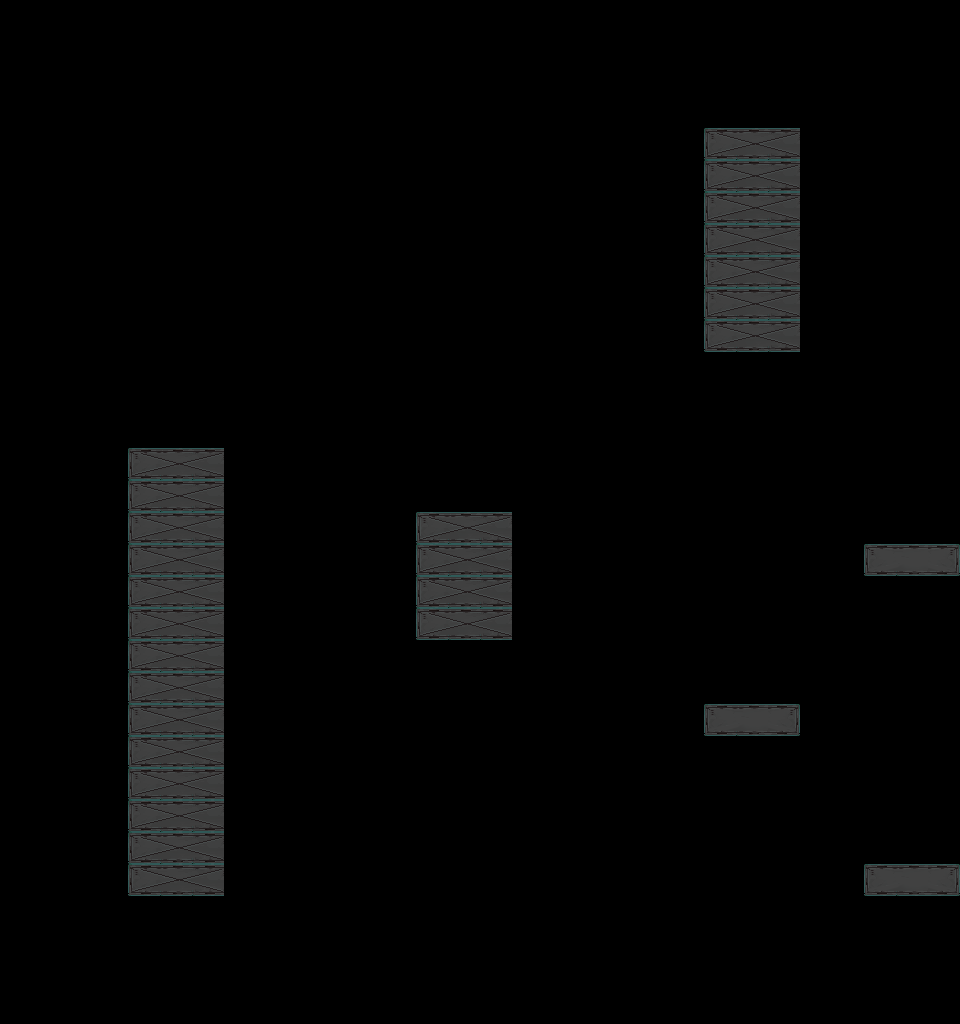

A level layout from a 2D game, rendered from its tile map. Below: a short description, then the map file with its tile-grid data intact:
An orthogonal 30x32 tile map with 32x32 px tiles, 1 tile layer (Platforms).

<map version="1.2" tiledversion="1.3.5" orientation="orthogonal" renderorder="right-down" width="30" height="32" tilewidth="32" tileheight="32" infinite="0" nextlayerid="2" nextobjectid="1">
 <editorsettings>
  <export target="tilemap03.json" format="json" />
 </editorsettings>
 <tileset firstgid="1" name="level_tileset_3" tilewidth="32" tileheight="32" tilecount="9" columns="3">
  <image source="../sprites/tiles.png" width="96" height="96" />
 </tileset>
 <layer id="1" name="Platforms" width="30" height="32">
  <data encoding="csv">
0,0,0,0,0,0,0,0,0,0,0,0,0,0,0,0,0,0,0,0,0,0,0,0,0,0,0,0,0,0,
0,0,0,0,0,0,0,0,0,0,0,0,0,0,0,0,0,0,0,0,0,0,0,0,0,0,0,0,0,0,
0,0,0,0,0,0,0,0,0,0,0,0,0,0,0,0,0,0,0,0,0,0,0,0,0,0,0,0,0,0,
0,0,0,0,0,0,0,0,0,0,0,0,0,0,0,0,0,0,0,0,0,0,0,0,0,0,0,0,0,0,
0,0,0,0,0,0,0,0,0,0,0,0,0,0,0,0,0,0,0,0,0,0,1,2,3,0,0,0,0,0,
0,0,0,0,0,0,0,0,0,0,0,0,0,0,0,0,0,0,0,0,0,0,1,2,3,0,0,0,0,0,
0,0,0,0,0,0,0,0,0,0,0,0,0,0,0,0,0,0,0,0,0,0,1,2,3,0,0,0,0,0,
0,0,0,0,0,0,0,0,0,0,0,0,0,0,0,0,0,0,0,0,0,0,1,2,3,0,0,0,0,0,
0,0,0,0,0,0,0,0,0,0,0,0,0,0,0,0,0,0,0,0,0,0,1,2,3,0,0,0,0,0,
0,0,0,0,0,0,0,0,0,0,0,0,0,0,0,0,0,0,0,0,0,0,1,2,3,0,0,0,0,0,
0,0,0,0,0,0,0,0,0,0,0,0,0,0,0,0,0,0,0,0,0,0,1,2,3,0,0,0,0,0,
0,0,0,0,0,0,0,0,0,0,0,0,0,0,0,0,0,0,0,0,0,0,0,0,0,0,0,0,0,0,
0,0,0,0,0,0,0,0,0,0,0,0,0,0,0,0,0,0,0,0,0,0,0,0,0,0,0,0,0,0,
0,0,0,0,0,0,0,0,0,0,0,0,0,0,0,0,0,0,0,0,0,0,0,0,0,0,0,0,0,0,
0,0,0,0,1,2,3,0,0,0,0,0,0,0,0,0,0,0,0,0,0,0,0,0,0,0,0,0,0,0,
0,0,0,0,1,2,3,0,0,0,0,0,0,0,0,0,0,0,0,0,0,0,0,0,0,0,0,0,0,0,
0,0,0,0,1,2,3,0,0,0,0,0,0,1,2,3,0,0,0,0,0,0,0,0,0,0,0,0,0,0,
0,0,0,0,1,2,3,0,0,0,0,0,0,1,2,3,0,0,0,0,0,0,0,0,0,0,0,4,5,6,
0,0,0,0,1,2,3,0,0,0,0,0,0,1,2,3,0,0,0,0,0,0,0,0,0,0,0,0,0,0,
0,0,0,0,1,2,3,0,0,0,0,0,0,1,2,3,0,0,0,0,0,0,0,0,0,0,0,0,0,0,
0,0,0,0,1,2,3,0,0,0,0,0,0,0,0,0,0,0,0,0,0,0,0,0,0,0,0,0,0,0,
0,0,0,0,1,2,3,0,0,0,0,0,0,0,0,0,0,0,0,0,0,0,0,0,0,0,0,0,0,0,
0,0,0,0,1,2,3,0,0,0,0,0,0,0,0,0,0,0,0,0,0,0,4,5,6,0,0,0,0,0,
0,0,0,0,1,2,3,0,0,0,0,0,0,0,0,0,0,0,0,0,0,0,0,0,0,0,0,0,0,0,
0,0,0,0,1,2,3,0,0,0,0,0,0,0,0,0,0,0,0,0,0,0,0,0,0,0,0,0,0,0,
0,0,0,0,1,2,3,0,0,0,0,0,0,0,0,0,0,0,0,0,0,0,0,0,0,0,0,0,0,0,
0,0,0,0,1,2,3,0,0,0,0,0,0,0,0,0,0,0,0,0,0,0,0,0,0,0,0,0,0,0,
0,0,0,0,1,2,3,0,0,0,0,0,0,0,0,0,0,0,0,0,0,0,0,0,0,0,0,4,5,6,
0,0,0,0,0,0,0,0,0,0,0,0,0,0,0,0,0,0,0,0,0,0,0,0,0,0,0,0,0,0,
0,0,0,0,0,0,0,0,0,0,0,0,0,0,0,0,0,0,0,0,0,0,0,0,0,0,0,0,0,0,
0,0,0,0,0,0,0,0,0,0,0,0,0,0,0,0,0,0,0,0,0,0,0,0,0,0,0,0,0,0,
0,0,0,0,0,0,0,0,0,0,0,0,0,0,0,0,0,0,0,0,0,0,0,0,0,0,0,0,0,0
</data>
 </layer>
</map>
